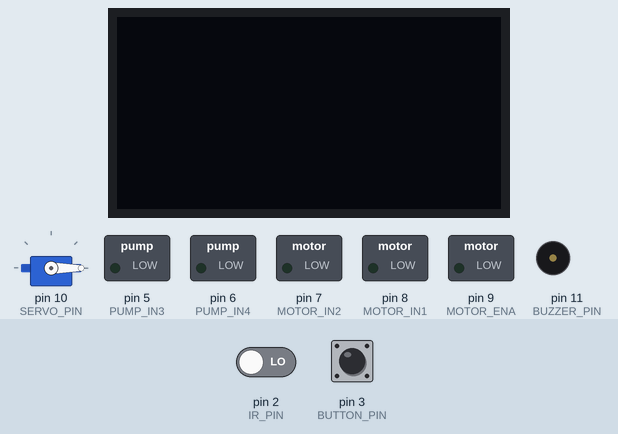
The sketch below on a simulated Arduino Uno, built with avr-gcc and run on an emulated ATmega328P. On the bench: servo, 128×64 one-colour display, switched loads named in the sketch (green lamp = pin HIGH), buzzer (waves = sounding, pin HIGH). The test bench sets the inputs (shaded band); at power-on: pin 3 (BUTTON_PIN) HIGH, pin 2 (IR_PIN) LOW.

Above: at 1.2 s.
1.3 s: pin 3 (BUTTON_PIN) pulled LOW for 0.15 s
At 2.1 s:
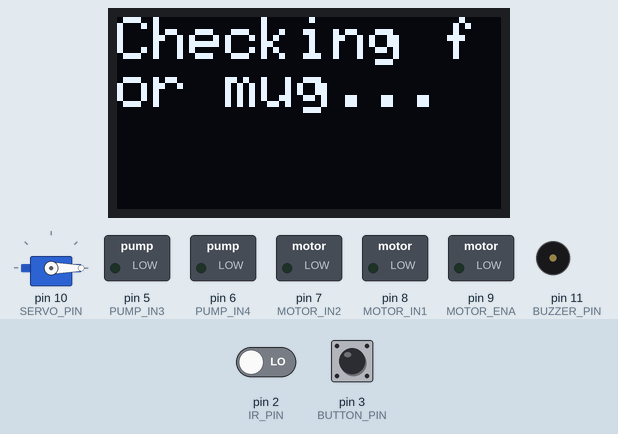
At 3.1 s:
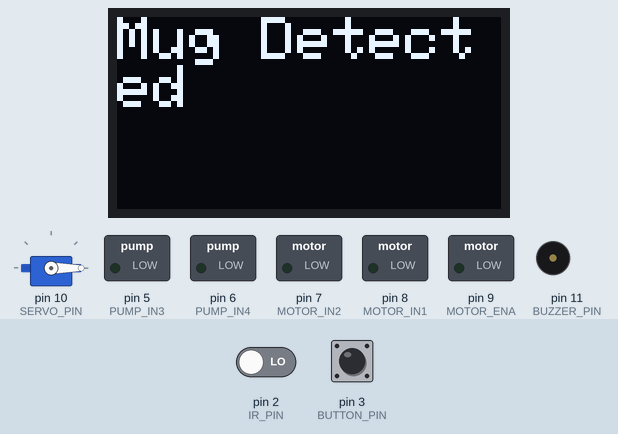
Timing chart, 0 to 22.4 s (numbered marks = the images above; inputs shaded):
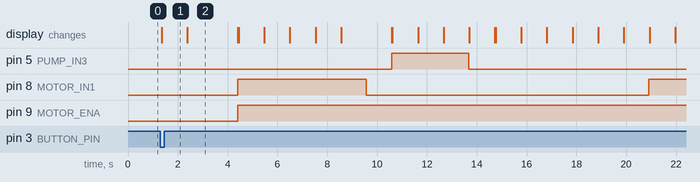

The sketch:

Arduino_01_without_loop_final.ino
```cpp
#include <Adafruit_GFX.h>
#include <Adafruit_SSD1306.h>
#include <Servo.h>

#define SCREEN_WIDTH 128
#define SCREEN_HEIGHT 64
#define OLED_RESET -1

Adafruit_SSD1306 display(SCREEN_WIDTH, SCREEN_HEIGHT, &Wire, OLED_RESET);

#define IR_PIN 2
#define BUTTON_PIN 3

// Motor 1 (Grinder)
#define MOTOR_IN1 8
#define MOTOR_IN2 7
#define MOTOR_ENA 9

// Pump
#define PUMP_IN3 5
#define PUMP_IN4 6

// Servo
#define SERVO_PIN 10
Servo coffeeServo;

// Buzzer
#define BUZZER_PIN 11

void setup() {
  pinMode(IR_PIN, INPUT);
  pinMode(BUTTON_PIN, INPUT_PULLUP); // Internal pull-up resistor

  pinMode(MOTOR_IN1, OUTPUT);
  pinMode(MOTOR_IN2, OUTPUT);
  pinMode(MOTOR_ENA, OUTPUT);

  pinMode(PUMP_IN3, OUTPUT);
  pinMode(PUMP_IN4, OUTPUT);

  pinMode(BUZZER_PIN, OUTPUT);

  coffeeServo.attach(SERVO_PIN);
  coffeeServo.write(0); // Initial servo position

  display.begin(SSD1306_SWITCHCAPVCC, 0x3C);
  display.clearDisplay();
  display.setTextSize(2);
  display.setTextColor(SSD1306_WHITE);
}

void loop() {
  // New prompt asking if user wants coffee
  ////display.clearDisplay();
  //display.setCursor(0, 0);
  //display.println("Want some coffee?");
 // display.println("Press button to start");
  //display.display();

  // Wait for button press
 // while (digitalRead(BUTTON_PIN) == HIGH) {
   // delay(100);
  //}

  // Debounce
  delay(50);
  if (digitalRead(BUTTON_PIN) == LOW) {
    checkForMug();
  }
}

void checkForMug() {
  display.clearDisplay();
  display.setCursor(0, 0);
  display.println("Checking for mug...");
  display.display();

  if (digitalRead(IR_PIN) == LOW) {
    delay(1000); // Confirm mug presence
    if (digitalRead(IR_PIN) == LOW) {
      runCoffeeProcess();
    } else {
      display.clearDisplay();
      display.setCursor(0, 0);
      display.println("Mug removed!");
      display.display();
      delay(3000);
    }
  } else {
    display.clearDisplay();
    display.setCursor(0, 0);
    display.println("No mug detected");
    display.println("Please place a mug");
    display.display();
    delay(3000);
  }
}

void runCoffeeProcess() {
  // Mug Detected
  display.clearDisplay();
  display.setCursor(0, 0);
  display.println("Mug Detected");
  display.display();
  delay(2000);

  // Grinding
  display.clearDisplay();
  display.setCursor(0, 0);
  display.println("Turning on grinder");
  display.display();

  digitalWrite(MOTOR_IN1, HIGH);
  digitalWrite(MOTOR_IN2, LOW);
  analogWrite(MOTOR_ENA, 255);

  for (int i = 5; i >= 1; i--) {
    display.clearDisplay();
    display.setCursor(0, 0);
    display.print("Grinding Time Left: ");
    display.println(i);
    display.display();
    delay(1000);
  }

  digitalWrite(MOTOR_IN1, LOW);
  digitalWrite(MOTOR_IN2, LOW);

  // Pouring Water
  delay(1000);
  display.clearDisplay();
  display.setCursor(0, 0);
  display.println("Pouring water...");
  display.display();

  digitalWrite(PUMP_IN3, HIGH);
  digitalWrite(PUMP_IN4, LOW);

  for (int i = 3; i >= 1; i--) {
    display.clearDisplay();
    display.setCursor(0, 0);
    display.print("Pouring Time Left: ");
    display.println(i);
    display.display();
    delay(1000);
  }

  digitalWrite(PUMP_IN3, LOW);
  digitalWrite(PUMP_IN4, LOW);

  display.clearDisplay();
  display.setCursor(0, 0);
  display.println("Water has been poured");
  display.display();
  delay(1000);

  // Ask to add sugar and wait
  display.clearDisplay();
  display.setCursor(0, 0);
  display.println("Please add sugar now");
  display.display();

  for (int i = 5; i >= 1; i--) {
    display.clearDisplay();
    display.setCursor(0, 0);
    display.println("Please add sugar now");
    display.print("Time left: ");
    display.println(i);
    display.display();
    delay(1000);
  }

  // Mixing
  display.clearDisplay();
  display.setCursor(0, 0);
  display.println("Mixing ingredients...");
  display.display();
  delay(1000);

  digitalWrite(MOTOR_IN1, HIGH);
  digitalWrite(MOTOR_IN2, LOW);
  analogWrite(MOTOR_ENA, 255);

  for (int i = 5; i >= 1; i--) {
    display.clearDisplay();
    display.setCursor(0, 0);
    display.print("Mixing in progress: ");
    display.println(i);
    display.display();
    delay(1000);
  }

  digitalWrite(MOTOR_IN1, LOW);
  digitalWrite(MOTOR_IN2, LOW);

  // Servo Release Coffee
  delay(1000);
  display.clearDisplay();
  display.setCursor(0, 0);
  display.println("Coffee will fall...");
  display.display();
  delay(1000);

  coffeeServo.write(45); // Open position

  for (int i = 3; i >= 1; i--) {
    display.clearDisplay();
    display.setCursor(0, 0);
    display.print("Coffee falling in: ");
    display.println(i);
    display.display();
    delay(1000);
  }

  coffeeServo.write(0); // Close position
  delay(500);

  // Final message and buzzer
  display.clearDisplay();
  display.setCursor(0, 0);
  display.println("Enjoy your coffee!");
  display.display();

  tone(BUZZER_PIN, 1000); // 1 kHz
  delay(1000);
  noTone(BUZZER_PIN);

  delay(3000); // Display enjoy message for 3 seconds
  //
}
```

Measured:
- after the input at 1.3 s, pin 5 (PUMP_IN3): LOW → HIGH after 9.3 s, → LOW 3.1 s later; pin 8 (MOTOR_IN1): LOW → HIGH after 3.1 s, → LOW 5.1 s later, → HIGH 11.3 s later; pin 9 (MOTOR_ENA): LOW → HIGH after 3.1 s; the display: changes after 0.06 s (image 1)
